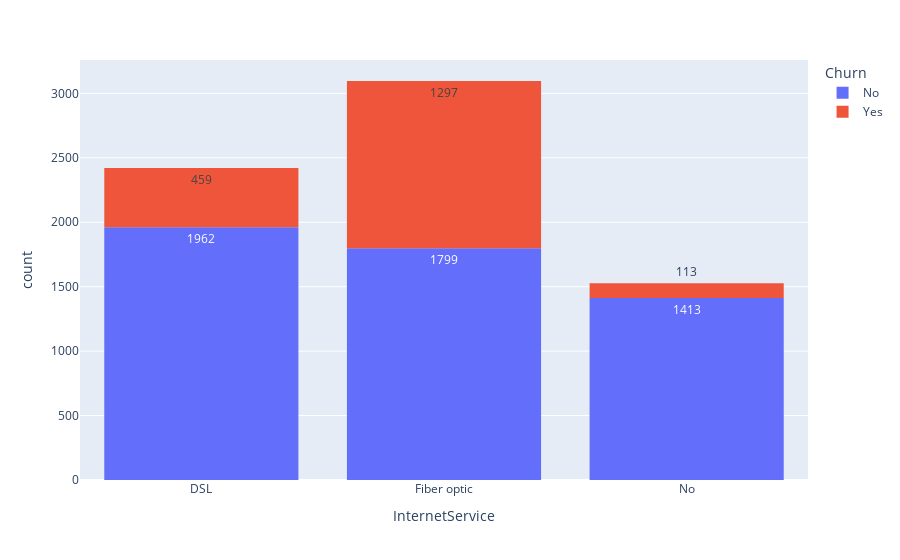

The cell this chart's notebook holds for it:
### Code cell
fig = px.histogram(df, x="InternetService", color="Churn", text_auto=True)
fig.show()

### Figure 1 — Plotly figure (JSON) as saved in the notebook; plotly's stock layout.template omitted (floating-point values rounded to 4 significant figures; data arrays with more than 128 entries replaced by an {"elided": "..."} marker saying what was removed)
{"data": [{"alignmentgroup": "True", "bingroup": "x", "hovertemplate": "Churn=No<br>InternetService=%{x}<br>count=%{y}<extra></extra>", "legendgroup": "No", "marker": {"color": "#636efa", "pattern": {"shape": ""}}, "name": "No", "offsetgroup": "No", "orientation": "v", "showlegend": true, "texttemplate": "%{value}", "type": "histogram", "x": {"elided": "5174 str values"}, "xaxis": "x", "yaxis": "y"}, {"alignmentgroup": "True", "bingroup": "x", "hovertemplate": "Churn=Yes<br>InternetService=%{x}<br>count=%{y}<extra></extra>", "legendgroup": "Yes", "marker": {"color": "#EF553B", "pattern": {"shape": ""}}, "name": "Yes", "offsetgroup": "Yes", "orientation": "v", "showlegend": true, "texttemplate": "%{value}", "type": "histogram", "x": {"elided": "1869 str values"}, "xaxis": "x", "yaxis": "y"}], "layout": {"barmode": "relative", "legend": {"title": {"text": "Churn"}, "tracegroupgap": 0}, "margin": {"t": 60}, "xaxis": {"anchor": "y", "domain": [0, 1], "title": {"text": "InternetService"}}, "yaxis": {"anchor": "x", "domain": [0, 1], "title": {"text": "count"}}}}
